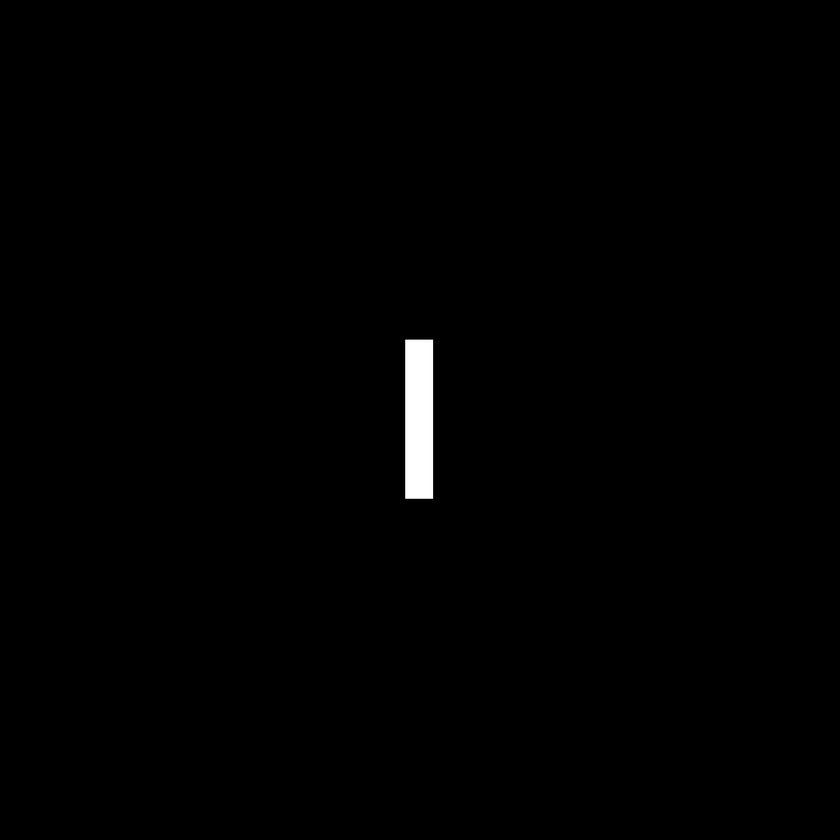
#> input picture CH04/input/Fig0424(a)(rectangle).tif, 840 x 840 px, shrunk from 1024 x 1024 before the run
$ python fft1.py
#> lines starting #> are read from the running program, lines starting #| are printed output that depends on the picture
import skimage
from skimage import io, filters, color
import matplotlib.pyplot as plt
import numpy as np


FILE_NAME = "Fig0424(a)(rectangle).tif"
INPUT_FILE = "input/"+FILE_NAME
OUTPUT_FILE = "output/"+FILE_NAME[:-3]+".png"

img = io.imread(INPUT_FILE)
#> img is the input picture: shape (840, 840); min 0, max 255, mean 1.6
img = skimage.img_as_float(img)

img2 = np.fft.fft2(img)
img2 = np.fft.fftshift(img2)
img2 = np.abs(img2)


img3 = np.log(1+img2)
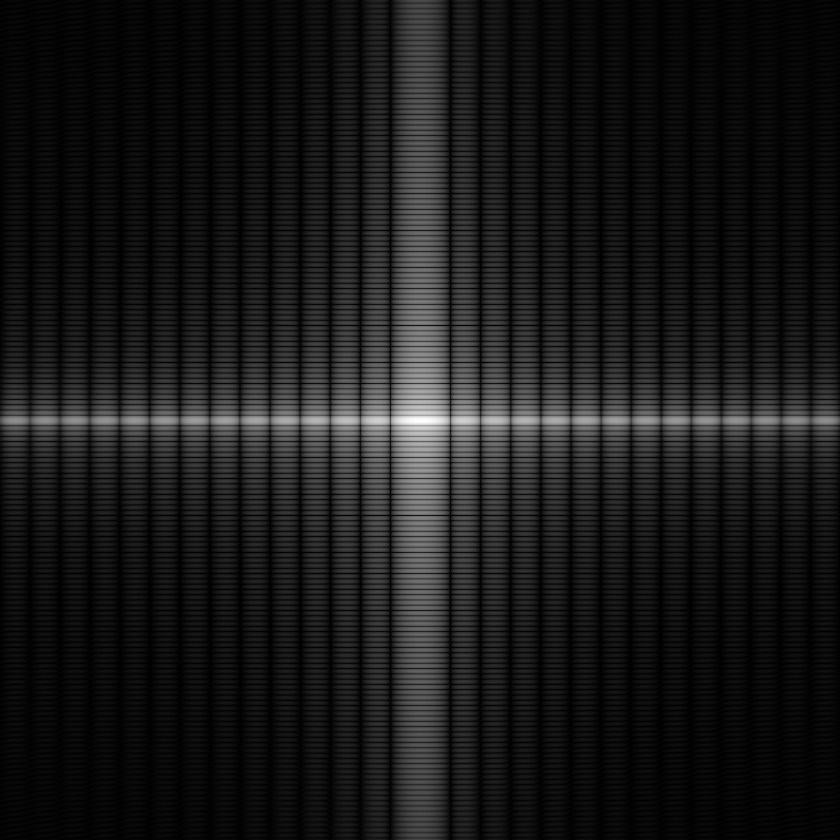
#> img3: shape (840, 840) float64; min 6.66e-16, max 8.4, mean 0.83; drawn with min black and max white
img3/=np.max(img3)


plt.figure(1)
plt.subplot(131)
plt.imshow(img, cmap="gray")
plt.subplot(132)
plt.imshow(img2, cmap="gray")
plt.subplot(133)
plt.imshow(img3, cmap="gray")

plt.show()
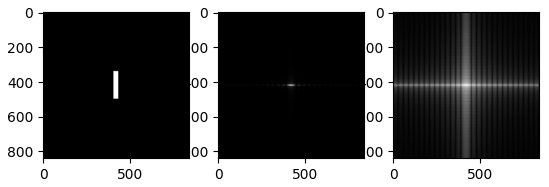
#> figure drawn by matplotlib, 3 panels

io.imsave(OUTPUT_FILE,img3)
